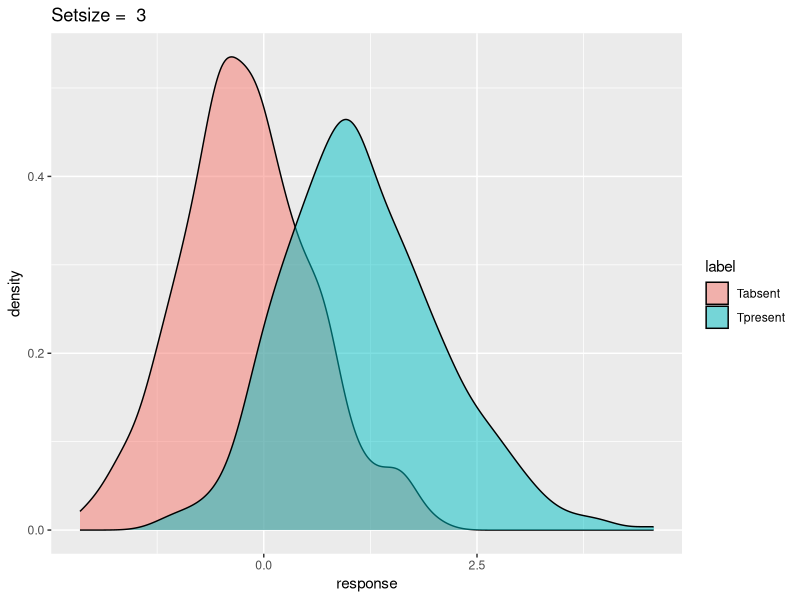
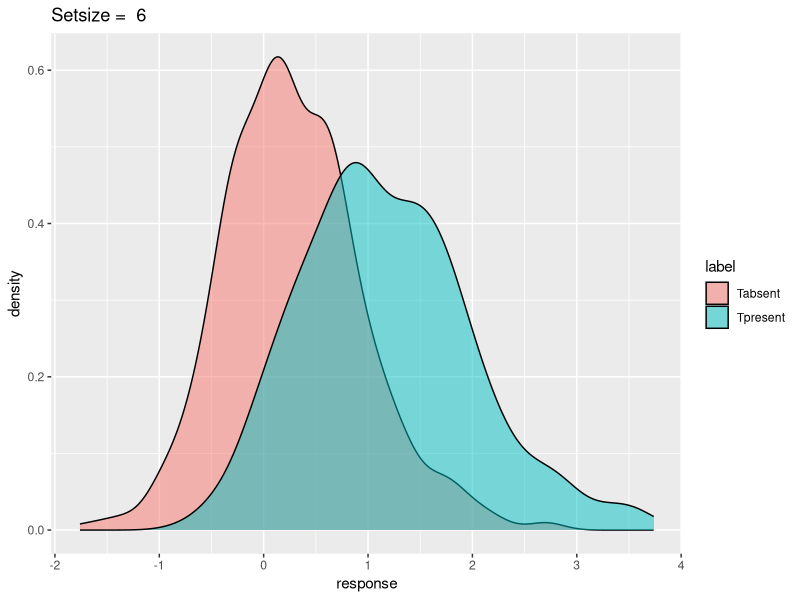
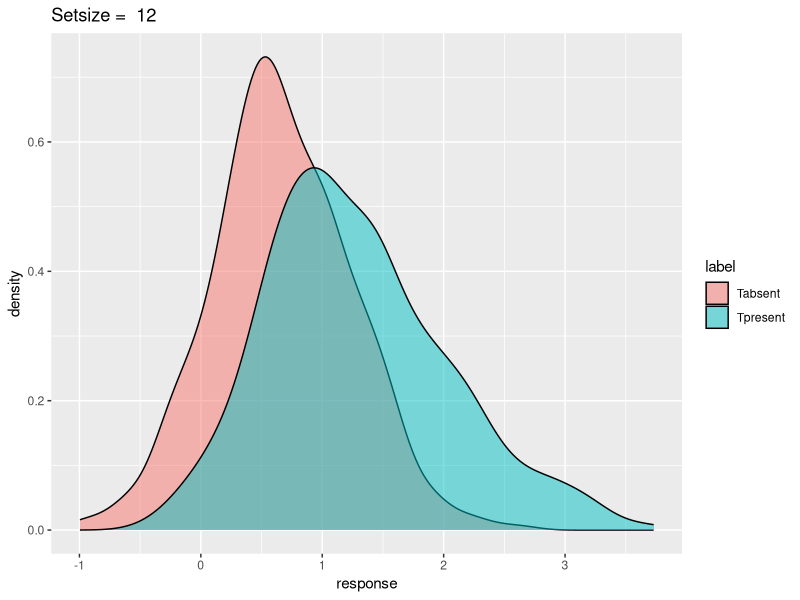
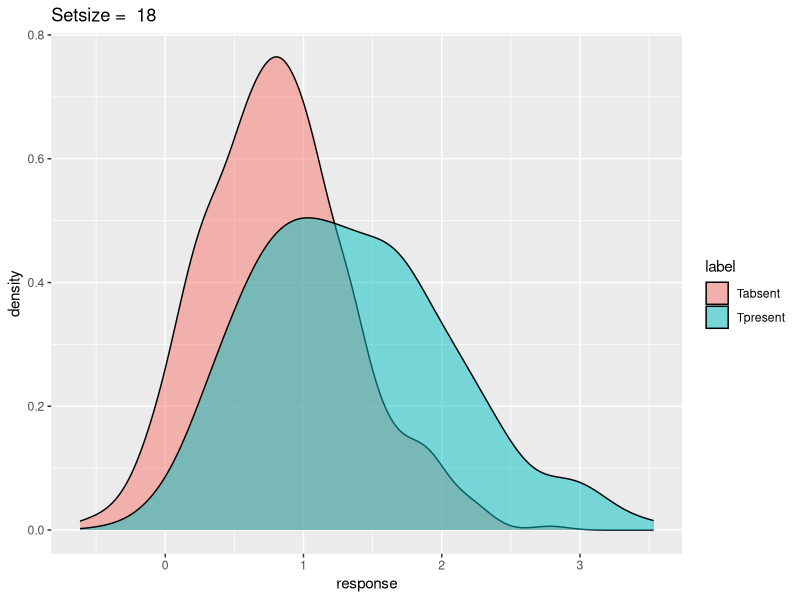
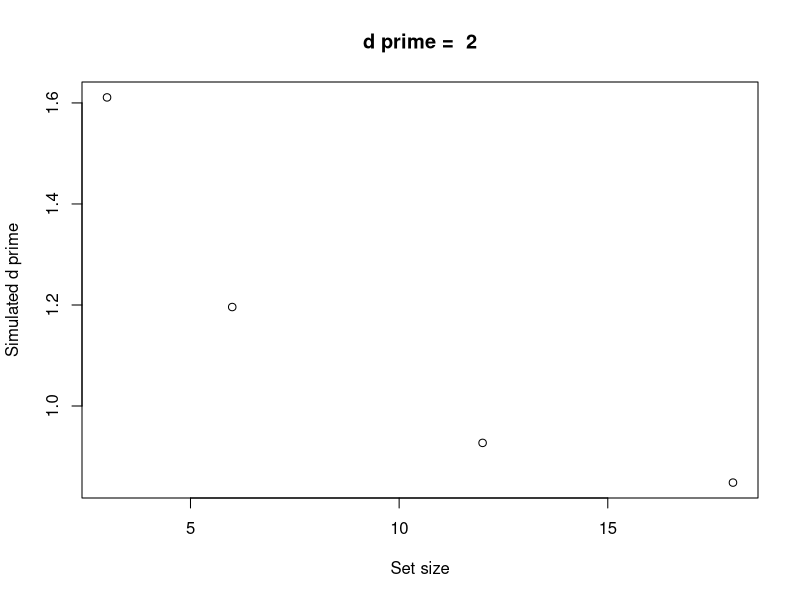
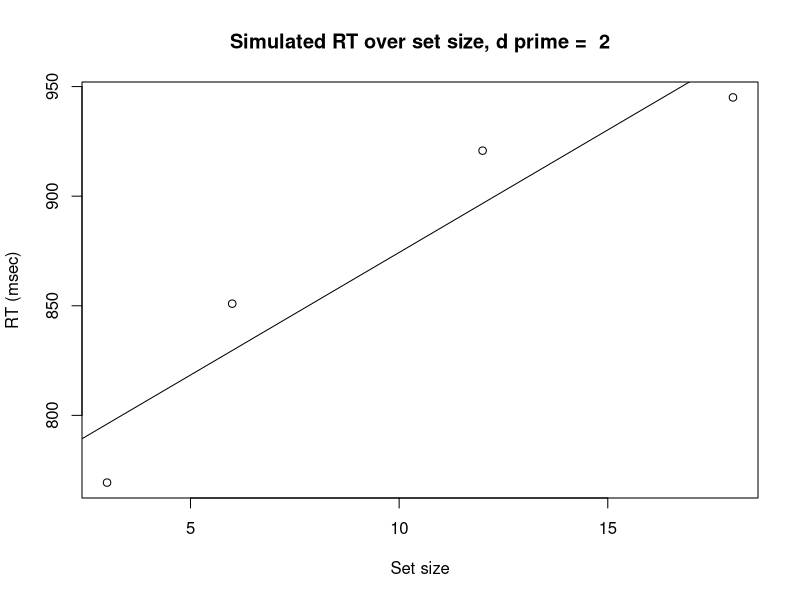

Source code (R) for these figures, in order:
# searchSDTdemo.R
# Simulation of a search task using the parallel signal detection theory (SDT) model.

library(ggplot2)

################################################
# Parameters
################################################

# dprime for single target vs. single distractor discrimination
# use a high dprime to simulate an efficient "parallel" search, and lower dprime for inefficient "serial" search
dprime <- 2

# set sizes: number of items in the simulated displays
setsize <- c(3,6,12,18)

# number of trials to simulate
nTrials <- 500

################################################
# Simulate a series of trials at each set size
################################################

# Matrices to store the responses for target-present and target-absent displays
targs <- matrix(ncol=length(setsize), nrow=nTrials)
dists <- matrix(ncol=4, nrow=nTrials)

# Loop over set size
for (i in 1:length(setsize)) {
    nitems <- setsize[i] # number of items in the display

    # Simulate trials
    counter <- 1
    while (counter <= nrow(targs)) {

        # Simulate a target display (1 sample from target distribution and N-1 from distractor distribution)
        tsample <- c(rnorm(1, mean=(dprime/2), sd=1), rnorm(nitems-1, mean=(-dprime/2), sd=1))

        # Simulate a distractor display (N samples from distractor distribution)
        dsample <- rnorm(nitems, mean=(-dprime/2), sd=1)

        # Observer's response is based on the maximum of each distribution
        targs[counter,i] <- max(tsample)
        dists[counter,i] <- max(dsample)

        counter <- counter+1
    }

    # Combine the target and distractor response data into a single data frame (for plot)
    targtmp <- data.frame(response=targs[,i], label="Tpresent")
    disttmp <- data.frame(response=dists[,i], label="Tabsent")
    stimuli <- rbind(targtmp,disttmp)

    # Draw the histograms showing the Maximum Rule response for this set size
    # Note that you need to print() the plot when calling ggplot() inside a loop
    ggp <- ggplot(stimuli, aes(response, fill=label)) + geom_density(alpha=0.5) + ggtitle(paste("Setsize = ",nitems))
    dev.new()
    print(ggp)

}

################################################
# Compute observer's dprime for each set size
################################################

# Difference in means of response distributions
diffMeans <- colMeans(targs) - colMeans(dists)

# Combined standard deviations of the response distributions
sds <- sqrt(( (apply(targs,2,sd)^2) + (apply(dists,2,sd)^2) ) / 2)

# dprime = difference in means / sd
dSetsize <- diffMeans / sds

# Plot dprime for each set size
dev.new()
plot(setsize, dSetsize, xlab="Set size", ylab="Simulated d prime", main=paste("d prime = ",dprime))

################################################
# Simulate response time (RT) from dprime
################################################
# Loosely based on speed-accuracy trade-off formula from McElree & Carrasco (1999)

# Parameters
nonsearchRT <- 400 # time (in msec) for non-search processes (sets minimum possible RT)
beta <- 500 # scaling factor
maxDprime <- 6.2 # maximum possible dprime for this task (dprime when RT = Inf ms)

# Simulated RT from dprime
simulatedRT <- nonsearchRT + (beta * (1 - (log(dSetsize)/log(maxDprime))) )

# Plot simulated RT for each set size with a linear regression line
dev.new()
plot(setsize, simulatedRT, xlab="Set size", ylab="RT (msec)", main=paste("Simulated RT over set size, d prime = ",dprime))
regressline <- lm(simulatedRT ~ setsize)
abline(regressline)

# Print info about the linear fit
summary(regressline)

################################################
# Suggested experiments:
#
# 1. Try to find dprime values which will recreate the RT/set size slopes
# observed for feature (R_vs_G), conjunction (RV_vs_GVRH), and configuration
# (2_vs_5) search in the experiment.
#
# 2. See what happens when the target and distractor distributions have
# unequal standard deviation. (In the rnorm() function, change sd=1 to another
# value, like sd=3.)
################################################